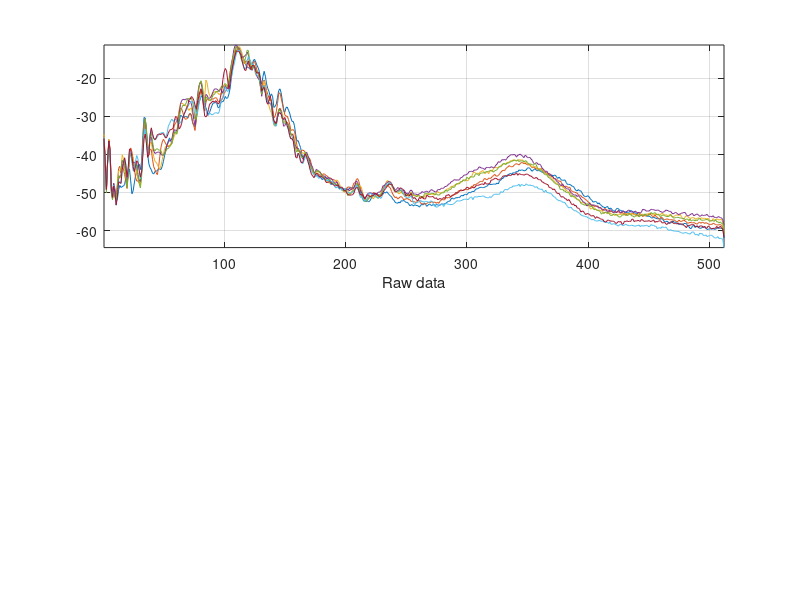

This figure's MATLAB source: (Note: this script raises an error after producing the figure.)
clc
format compact
echo on
% Script for testing the mvartools package (PLS)
%	$Id: mvdemo3.m,v 1.2 2001/12/04 09:22:49 rune Exp $	
%
%    MVARTOOLS, Copyright (C) 1999-2001 Rune Mathisen <mvartools@bitjungle.com>
%    MVARTOOLS comes with ABSOLUTELY NO WARRANTY; for details type 
%    `mvwarranty'. This is free software, and you are welcome to 
%    redistribute it under certain conditions; type `mvcopying' for 
%    details. For more information on MVARTOOLS, type 'mvreadme'.


% The acoustics data will now be loaded.

load acoustics1.mat

% It's wise to plot (and study) the raw data first ;-)

figure
subplot(2,1,1)
plot(1:length(Arun_spect),Arun_spect)
axis tight
xlabel('Raw data')
grid on

% The raw data look's noisy, lets smooth it just a little bit...!
[Arun_spect2] = mvsavgol(Arun_spect,3,2,0);
subplot(2,1,2)
plot(1:length(Arun_spect),Arun_spect)
axis tight
xlabel('Smoothed data')
grid on

% Next, we'll do a full cross-validation, calculating
% eight latent variables.
% Press any key to continue...
pause

% max number of latent variables to use in cross validation
maxlv = 5;
figure
[press,cumpress,rmsecv,rmsec,pred] = ...
    mvcrossval(Arun_spect,Arun_conc,'plsnip',maxlv,'full',[],2);

% Study the RMSECV.
% Press any key to continue...
pause

% Now, we'll let a heuristic algoritm decide on how many
% latent variables to use in the finished model, and then
% calculate it.

uselv = mvoptlv(rmsecv)

% Now, lets mean center the data.
% Press any key to continue...
pause

[spect,mspect]=mvcenter(Arun_spect);
[conc,mconc]=mvcenter(Arun_conc);

[b,p,q,w,t,u,inner,xres,yres] = mvplsnipals(spect,conc,uselv);

% We want to study the regression coefficients
% Press any key to continue...
pause
figure
plot(1:length(spect),b(uselv,:))
axis tight
grid on

% Finally, we want to plot the finished model.
% Press any key to continue...
pause
figure
mvpmplot(pred(:,uselv),Arun_conc,uselv,1,rmsecv(uselv),'RMSECV')

echo off